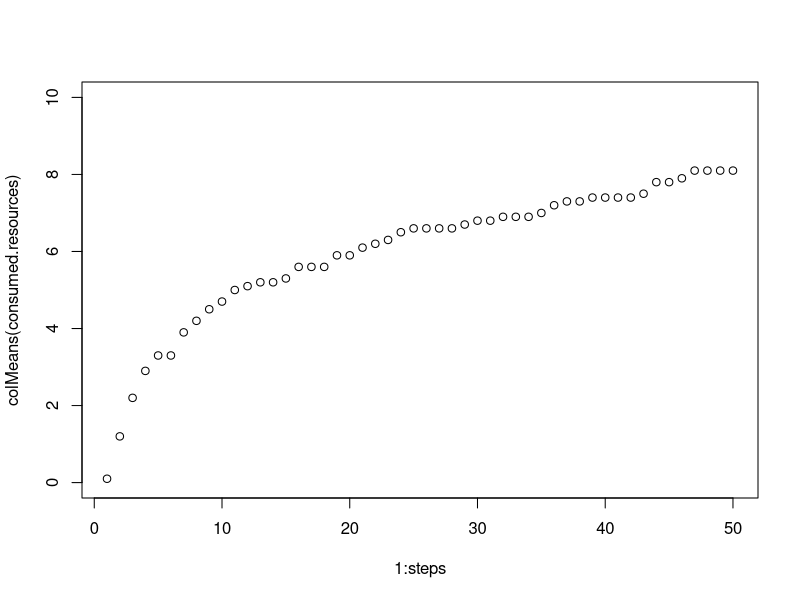
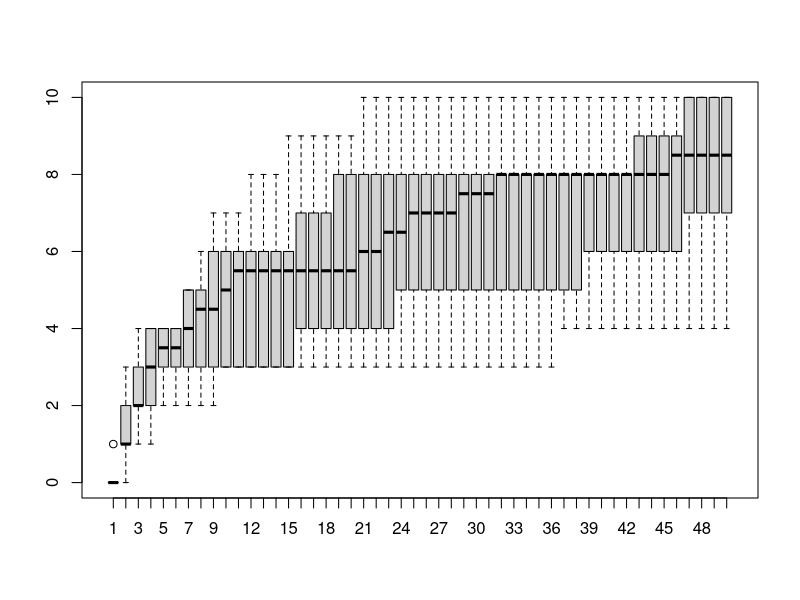

These figures' R source, in order:


# GLOBAL VARIABLES

N <- 10
resources <- 10
environment.size <- 20
max.amount <- 3
steps <- 50

# strategy = 0 random-walk
# strategy = 1 min.distance
strategy <- 1
runs <- 10

create.agents <- function(x){
  pop <- data.frame(id = 1:x, energy = 0, x = 0, y = 0)
  for(i in 1:x){
    pop[i,]$x <- sample(seq(1,environment.size))[1]
    pop[i,]$y <- sample(seq(1,environment.size))[1]
  }
  return(pop)
}

create.resources <- function(x){
  resources <- data.frame(id = 1:x, amount = 0, x = 0, y = 0)
  for(j in 1:x){
    resources[j,]$x <- sample(seq(1,environment.size))[1]
    resources[j,]$y <- sample(seq(1,environment.size))[1]
    resources[j,]$amount <- runif(1) * max.amount
  }
  return(resources)
}

eating <- function(agent, resources, num.res){
    for(res in 1:dim(resources)[1]){
      if(agent$x == resources[res,]$x && agent$y == resources[res,]$y && resources[res,]$amount > 0){
        agent$energy <- agent$energy + resources[res,]$amount
        resources[res,]$amount <- 0
        num.res <- num.res + 1
      }
    }
  return(list(agent, resources, num.res))
}

look.for.resources.rw <- function(agents){
  for(a in sample(1:dim(agents)[1])){
    agents[a,]$x <- agents[a,]$x + sign(rnorm(1,0,1))
    agents[a,]$y <- agents[a,]$y + sign(rnorm(1,0,1))
    
    # THIS IS TO CHECK THAT THE AGENT DOES NOT CROSS THE BORDERS OF THE ENV
    if(agents[a,]$x > environment.size){
      agents[a,]$x <- environment.size
    }
    
    if(agents[a,]$y > environment.size){
      agents[a,]$y <- environment.size
    }
    
    if(agents[a,]$x < 0){
      agents[a,]$x <- 0
    }
    
    if(agents[a,]$y < 0){
      agents[a,]$y <- 0
    }
  }
  return(agents)
}

library(fields)
look.for.resources.clever <- function(agents, resources){
  for(a in sample(1:dim(agents)[1])){
    distances <- array(0, c(1,dim(resources)[1]))
    for(j in 1:dim(resources)[1]){
      distances[j] <- rdist(agents[a,3:4], resources[j,3:4])
    }
    
    target <- match(min(distances), distances)
    # IS THERE ANY FOOD LEFT THERE?
    if(resources[target,]$amount > 0){
      if(agents[a,]$x < resources[target,]$x){
        agents[a,]$x <- agents[a,]$x + 1
      }else{
        agents[a,]$x <- agents[a,]$x - 1
      }
      if(agents[a,]$y < resources[target,]$y){
        agents[a,]$y <- agents[a,]$y + 1
      }else{
        agents[a,]$y <- agents[a,]$y - 1
      }
    }else{
      agents[a,]$x <- agents[a,]$x + sign(rnorm(1,0,1))
      agents[a,]$y <- agents[a,]$y + sign(rnorm(1,0,1))
    }
    
    # THIS IS TO CHECK THAT THE AGENT DOES NOT CROSS THE BORDERS OF THE ENV
    if(agents[a,]$x > environment.size){
      agents[a,]$x <- environment.size
    }
    
    if(agents[a,]$y > environment.size){
      agents[a,]$y <- environment.size
    }
    
    if(agents[a,]$x < 0){
      agents[a,]$x <- 0
    }
    
    if(agents[a,]$y < 0){
      agents[a,]$y <- 0
    }
  }
  return(agents)
}



# Pop<-create.agents(10)
# plot(Pop$x, Pop$y, xlim=c(0, environment.size), ylim=c(0, environment.size))
#
# library(tidyverse)
# ggplot(Pop, aes(x, y)) +
#   geom_point() +
#   xlim(0,environment.size) +
#   ylim(0,environment.size)
#
# Resources <- create.resources(resources)
# plot(Resources$x, Resources$y, xlim=c(0, environment.size), ylim=c(0, environment.size),
#      pch = 20, cex = Resources$amount * 2, xlab = "x", ylab = "y")
#
# library(tidyverse)
# ggplot(Resources, aes(x, y)) +
#   geom_point(size = Resources$amount * 2) +
#   xlim(0,environment.size) +
#   ylim(0,environment.size)


# # PLOT INITIAL POSITIONS OF AGENTS
# library(tidyverse)
# ggplot(Pop, aes(x, y)) + 
#   geom_point(color = "blue") + 
#   xlim(0,environment.size) + 
#   ylim(0,environment.size) +
#   ggtitle("initial positions of agents")
# 
# # PLOT POSITIONS OF RESOURCES
# library(tidyverse)
# ggplot(Resources, aes(x, y)) + 
#   geom_point(size = Resources$amount * 2, color = "darkGreen") + 
#   xlim(0,environment.size) + 
#   ylim(0,environment.size) +
#   ggtitle("position of resources")


movements <- vector("list", steps)
consumed.resources <- array(0,c(runs,steps))

for(r in 1:runs){
  countr <- 0
  Pop<-create.agents(10)
  Resources <- create.resources(resources)
  for(t in 1:steps){
    print(paste(r,t,sep=" : "))
    
    for(a in sample(1:dim(Pop)[1])){
      outcome <- eating(Pop[a,], Resources, countr)
      Pop[a,] <- outcome[[1]]
      Resources <- outcome[[2]]
      countr <- outcome[[3]]
    }
    
    consumed.resources[r,t] <- countr
    
    if(strategy == 0){
      Pop <- look.for.resources.rw(Pop) 
    }
    if(strategy == 1){
      Pop <- look.for.resources.clever(Pop, Resources)
    }
    
    # # PLOT AFTER MOVING
    # library(tidyverse)
    # p <- ggplot(Pop, aes(x, y)) + 
    #   geom_point(color = "blue", size = Pop$energy + 1) + 
    #   xlim(0,environment.size) + 
    #   ylim(0,environment.size) +
    #   ggtitle(paste("position of agents at time t = ", t, sep=""))
    # 
    # p.both <- p + 
    #   geom_point(data = Resources, size = Resources$amount * 2, color = "darkGreen")
    # 
    # movements[[t]] <- p.both
  }
}



# for(t in 1:steps){
#   print(movements[[t]])
# }
# 
# 
# library(ggpubr)
# figure <- ggarrange(plotlist = movements,
#                     ncol = 4, nrow = 5)
# print(figure)


plot(1:steps, colMeans(consumed.resources), ylim=c(0,resources))
boxplot(consumed.resources, ylim=c(0,resources))
